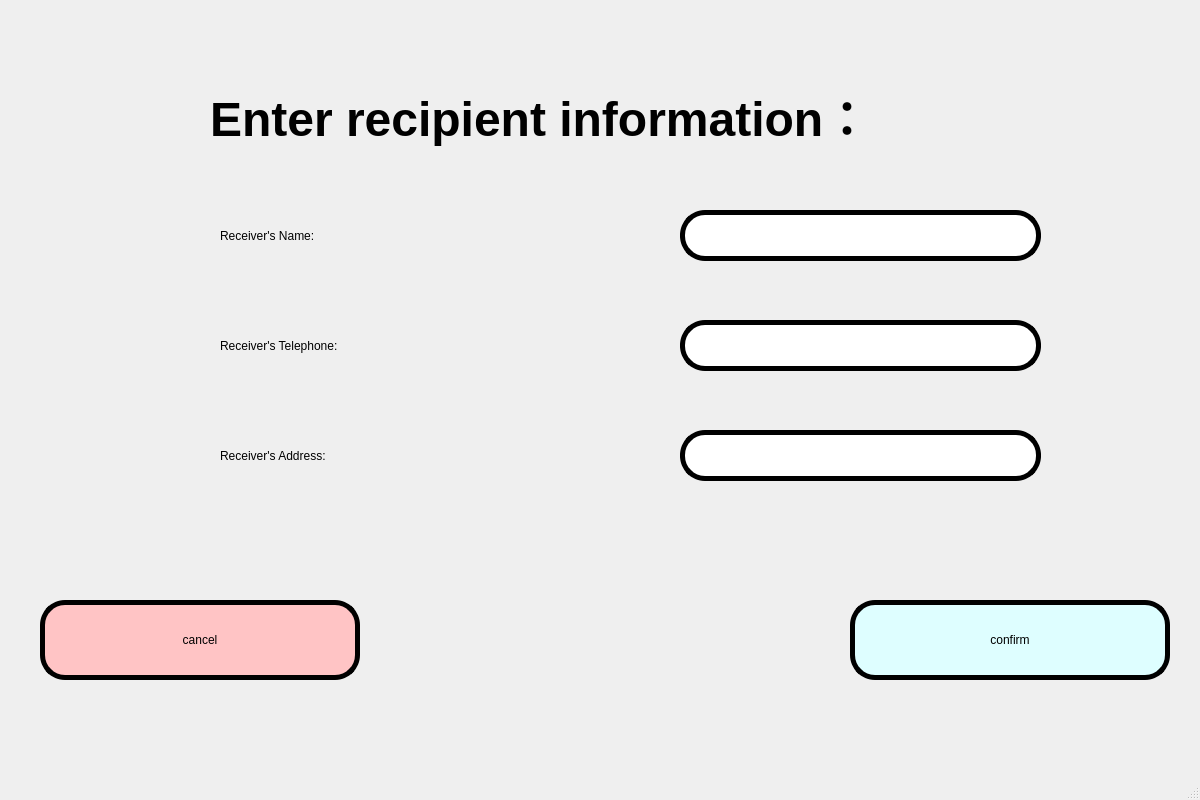
<?xml version="1.0" encoding="UTF-8"?>
<ui version="4.0">
 <class>put_win_two</class>
 <widget class="QMainWindow" name="put_win_two">
  <property name="geometry">
   <rect>
    <x>0</x>
    <y>0</y>
    <width>1200</width>
    <height>800</height>
   </rect>
  </property>
  <property name="windowTitle">
   <string>MainWindow</string>
  </property>
  <property name="styleSheet">
   <string notr="true">QWidget#centralwidget {
border-image: url(:/register/背景1.jpg)
}
</string>
  </property>
  <widget class="QWidget" name="centralwidget">
   <widget class="QLabel" name="label_3">
    <property name="geometry">
     <rect>
      <x>210</x>
      <y>50</y>
      <width>791</width>
      <height>131</height>
     </rect>
    </property>
    <property name="styleSheet">
     <string notr="true">font: 40pt &quot;Baskerville Old Face&quot;;</string>
    </property>
    <property name="text">
     <string>&lt;html&gt;&lt;head/&gt;&lt;body&gt;&lt;p&gt;&lt;span style=&quot; font-size:36pt; font-weight:600;&quot;&gt;Enter recipient information：&lt;/span&gt;&lt;/p&gt;&lt;/body&gt;&lt;/html&gt;</string>
    </property>
   </widget>
   <widget class="QPushButton" name="pushButton">
    <property name="geometry">
     <rect>
      <x>850</x>
      <y>600</y>
      <width>320</width>
      <height>80</height>
     </rect>
    </property>
    <property name="styleSheet">
     <string notr="true">QPushButton{
   border-radius: 25px;
   background-color:rgb(222, 254, 255);
   border:5px solid rgb(0, 0, 0);
   font: 20pt &quot;Showcard Gothic&quot;;
}</string>
    </property>
    <property name="text">
     <string>confirm</string>
    </property>
   </widget>
   <widget class="QPushButton" name="pushButton_2">
    <property name="geometry">
     <rect>
      <x>40</x>
      <y>600</y>
      <width>320</width>
      <height>80</height>
     </rect>
    </property>
    <property name="styleSheet">
     <string notr="true">QPushButton{
   border-radius: 25px;
   background-color:rgb(255, 196, 197);
   border:5px solid rgb(0, 0, 0);
   font: 20pt &quot;Showcard Gothic&quot;;
}</string>
    </property>
    <property name="text">
     <string>cancel</string>
    </property>
   </widget>
   <widget class="QLabel" name="label_2">
    <property name="geometry">
     <rect>
      <x>220</x>
      <y>210</y>
      <width>311</width>
      <height>51</height>
     </rect>
    </property>
    <property name="styleSheet">
     <string notr="true">font: 25pt &quot;Baskerville Old Face&quot;;</string>
    </property>
    <property name="text">
     <string>Receiver's Name:</string>
    </property>
   </widget>
   <widget class="QLineEdit" name="Rec_name_le">
    <property name="geometry">
     <rect>
      <x>680</x>
      <y>210</y>
      <width>361</width>
      <height>51</height>
     </rect>
    </property>
    <property name="styleSheet">
     <string notr="true">QLineEdit{
   border-radius: 25px;
   background-color:rgb(255, 255, 255);
   border:5px solid rgb(0, 0, 0);
   font: 20pt &quot;Showcard Gothic&quot;;
}</string>
    </property>
   </widget>
   <widget class="QLabel" name="label">
    <property name="geometry">
     <rect>
      <x>220</x>
      <y>320</y>
      <width>371</width>
      <height>51</height>
     </rect>
    </property>
    <property name="styleSheet">
     <string notr="true">font: 25pt &quot;Baskerville Old Face&quot;;</string>
    </property>
    <property name="text">
     <string>Receiver's Telephone:</string>
    </property>
   </widget>
   <widget class="QLineEdit" name="Rec_address_le">
    <property name="geometry">
     <rect>
      <x>680</x>
      <y>430</y>
      <width>361</width>
      <height>51</height>
     </rect>
    </property>
    <property name="styleSheet">
     <string notr="true">QLineEdit{
   border-radius: 25px;
   background-color:rgb(255, 255, 255);
   border:5px solid rgb(0, 0, 0);
   font: 20pt &quot;Showcard Gothic&quot;;
}</string>
    </property>
   </widget>
   <widget class="QLineEdit" name="Rec_telephone_le">
    <property name="geometry">
     <rect>
      <x>680</x>
      <y>320</y>
      <width>361</width>
      <height>51</height>
     </rect>
    </property>
    <property name="styleSheet">
     <string notr="true">QLineEdit{
   border-radius: 25px;
   background-color:rgb(255, 255, 255);
   border:5px solid rgb(0, 0, 0);
   font: 20pt &quot;Showcard Gothic&quot;;
}</string>
    </property>
   </widget>
   <widget class="QLabel" name="label_4">
    <property name="geometry">
     <rect>
      <x>220</x>
      <y>430</y>
      <width>351</width>
      <height>51</height>
     </rect>
    </property>
    <property name="styleSheet">
     <string notr="true">font: 25pt &quot;Baskerville Old Face&quot;;</string>
    </property>
    <property name="text">
     <string>Receiver's Address:</string>
    </property>
   </widget>
  </widget>
  <widget class="QMenuBar" name="menubar">
   <property name="geometry">
    <rect>
     <x>0</x>
     <y>0</y>
     <width>1200</width>
     <height>26</height>
    </rect>
   </property>
  </widget>
  <widget class="QStatusBar" name="statusbar"/>
 </widget>
 <resources>
  <include location="images.qrc"/>
 </resources>
 <connections>
  <connection>
   <sender>pushButton</sender>
   <signal>clicked()</signal>
   <receiver>put_win_two</receiver>
   <slot>turn_put_win3()</slot>
   <hints>
    <hint type="sourcelabel">
     <x>196</x>
     <y>299</y>
    </hint>
    <hint type="destinationlabel">
     <x>93</x>
     <y>323</y>
    </hint>
   </hints>
  </connection>
  <connection>
   <sender>pushButton_2</sender>
   <signal>clicked()</signal>
   <receiver>put_win_two</receiver>
   <slot>turn_put_win1()</slot>
   <hints>
    <hint type="sourcelabel">
     <x>376</x>
     <y>302</y>
    </hint>
    <hint type="destinationlabel">
     <x>295</x>
     <y>338</y>
    </hint>
   </hints>
  </connection>
 </connections>
 <slots>
  <slot>turn_put_win3()</slot>
  <slot>turn_put_win1()</slot>
 </slots>
</ui>
